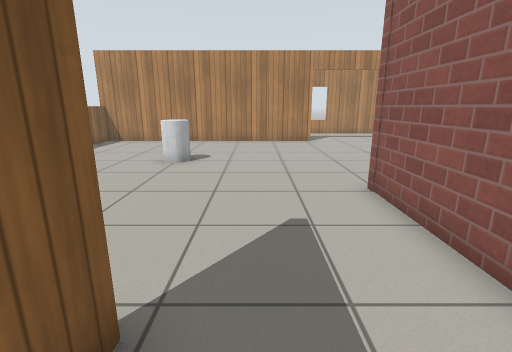
view 1 (above)

16 first-person views from a walk through a Gazebo world. The camera is 1 m above the floor, tilts 14° down and sees 85° across. The floor is counted in squares, 0.5 m on a side. Each view is taken from the middle of a square. On the plan, view 1 faces up. The plan holds only what a view shows up to about 17 squares ahead; the rest is blank. Simple patterns stand in for the simulator's built-in surfaces.

view 2
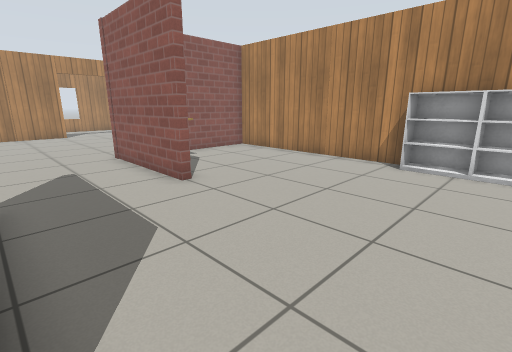

view 3
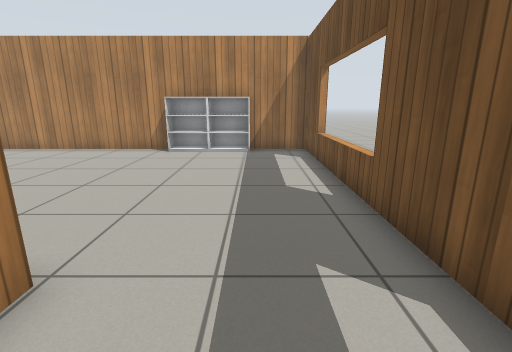

view 4
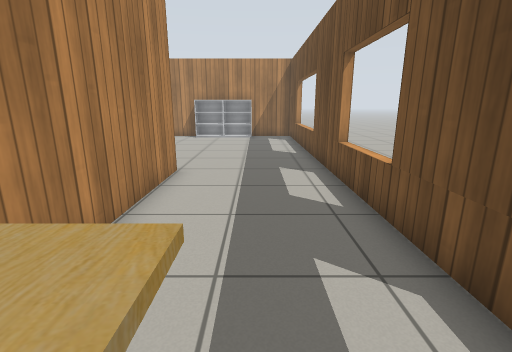

view 5
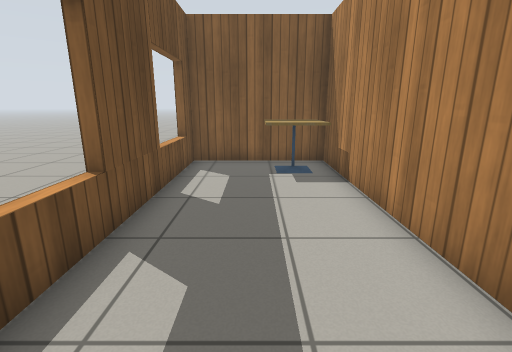

view 6
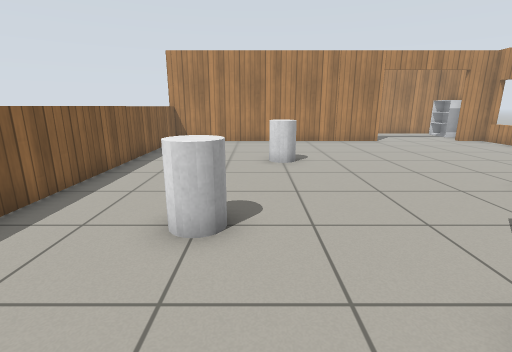

view 7
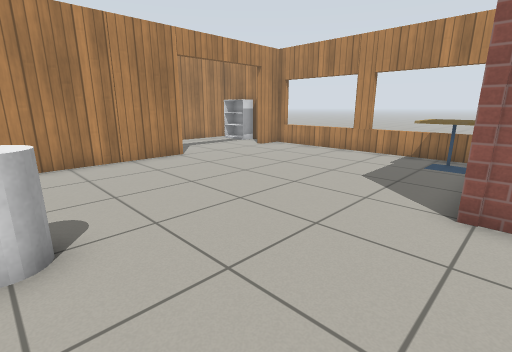

view 8
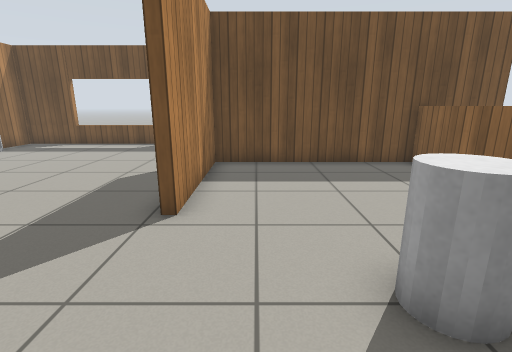

view 9
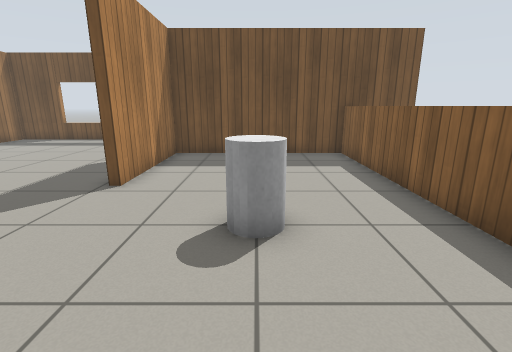

view 10
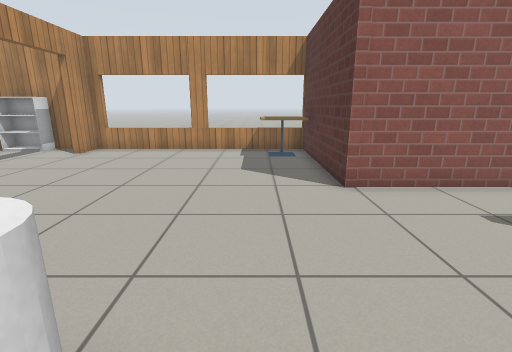

view 11
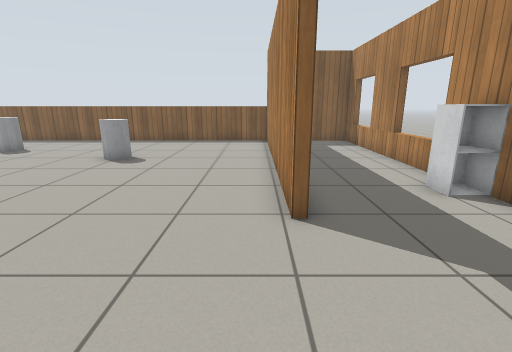

view 12
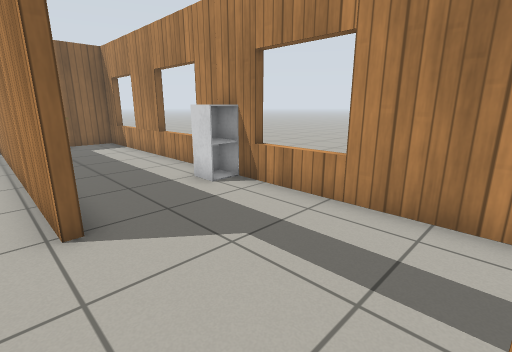

view 13
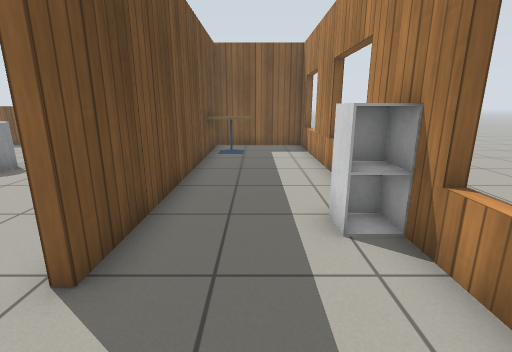

view 14
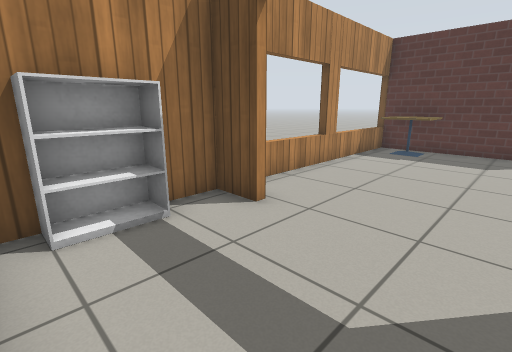

view 15
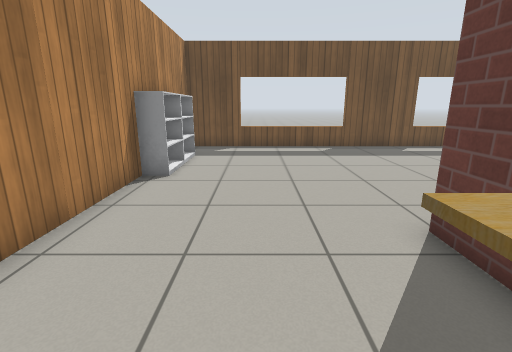

view 16
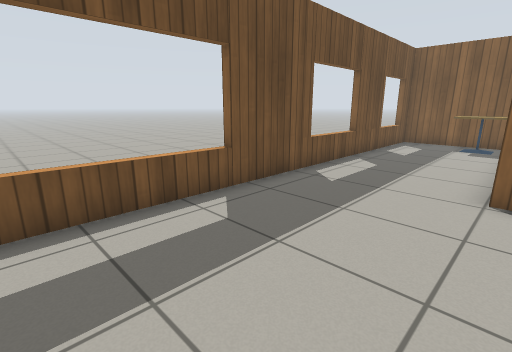

### Floor plan
Points are (right, up) in squares from view 1. A wall is a line through its corners. A room is listed if a view was taken in it or the views show most of it. See-through windows are left out.
Room 1 (views 1, 2, 3, 4, 5, 15, 16)
walls: (-1.1, -3.4) (-11.4, -3.4) (-11.4, -8.4) (9.4, -8.4) (9.4, 6.4) (6, 6.4); (1.5, -8.3) (1.5, -8.8); (-1.2, 2.1) (-1.2, 1); (3.2, 3.2) (3.2, 1.7) (2.8, 1.7); (-1.9, -8.8) (-1.9, -8.3); (6.8, -8.8) (6.8, -8.3); (-5.2, -8.3) (-5.2, -8.8); (7.5, 6.7) (8.5, 6.7); (9.4, 6.6) (9.4, 7.6); (-10.5, -8.3) (-10.5, -8.8)
ways out: opening at (1, 2) to room 2
objects: table (-10, -5) to (-9, -4); table (4, 5) to (5, 6); bookshelf (9, -5) to (9, -4); bookshelf (9, -3) to (9, -2)
Room 2 (views 6, 7, 8, 9, 10, 11, 12)
walls: (2.8, 1.7) (2.8, 6.7) (7.5, 6.7); (3.3, 16.6) (-8.8, 16.6) (-8.8, -3.2); (8.5, 6.7) (9.7, 6.7); (9.4, 7.6) (9.4, 16.6) (8, 16.6); (-9.1, -3.1) (-1.5, -3.1) (-1.5, 2.1) (-1.2, 2.1)
ways out: opening at (1, 2) to room 1; open door at (6, 17) to room 3
objects: white cylinder (-5, 4) to (-5, 5); white cylinder (-3, 10) to (-3, 11); table (7, 7) to (9, 9)
Room 3 (views 13, 14)
walls: (0.6, 21.4) (-8.8, 21.4) (-8.8, 17) (3.3, 17); (2.6, 21.8) (2.6, 21.3); (-3, 21.8) (-3, 21.3); (-7.6, 21.8) (-7.6, 21.3); (8, 21.4) (2.5, 21.4); (8, 17) (9.4, 17) (9.4, 21)
ways out: open door at (6, 17) to room 2
objects: table (-7, 18) to (-6, 19); cabinet (1, 21) to (2, 21); bookshelf (9, 19) to (9, 20)

Positions as (right, up) in squares from view 1, and headings:
1: (0, 0), facing up
2: (-1, -5), facing up-right
3: (-4, -6), facing right
4: (-10, -6), facing right
5: (-1, -6), facing left
6: (-4, 0), facing up
7: (-3, 6), facing up-right
8: (-3, 7), facing down
9: (-5, 9), facing down
10: (-4, 9), facing right
11: (8, 16), facing left
12: (8, 16), facing up-left
13: (6, 19), facing left
14: (4, 21), facing down-right
15: (6, 6), facing down
16: (6, -3), facing down-left
